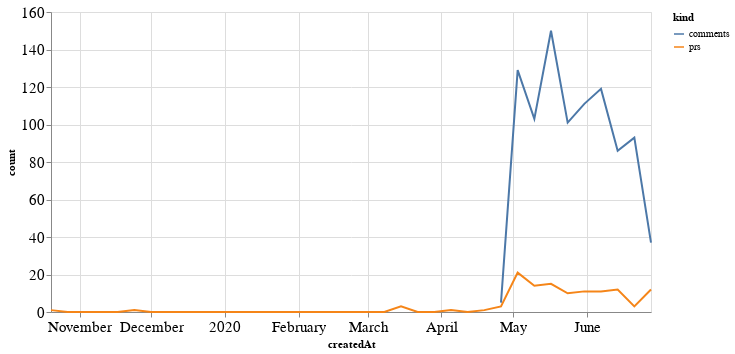

Write notebook code for a chart like this one.
### Code cell
alt.Chart(total_time, width=600).mark_line().encode(
    x='createdAt',
    y='count',
    color='kind'
)

### Figure 1 — Vega-Lite specification as saved in the notebook (floating-point values rounded to 4 significant figures)
{"config": {"axisLeft": {"labelFontSize": 15}, "axisBottom": {"labelFontSize": 15}}, "data": {"name": "data-8d3579dbd74b6c382eb255fa3a4efa78"}, "mark": "line", "encoding": {"color": {"type": "nominal", "field": "kind"}, "x": {"type": "temporal", "field": "createdAt"}, "y": {"type": "quantitative", "field": "count"}}, "width": 600, "$schema": "https://vega.github.io/schema/vega-lite/v4.8.1.json", "datasets": {"data-8d3579dbd74b6c382eb255fa3a4efa78": [{"createdAt": "2019-10-20T00:00:00", "kind": "prs", "count": 1.0}, {"createdAt": "2019-10-27T00:00:00", "kind": "prs", "count": 0.0}, {"createdAt": "2019-11-03T00:00:00", "kind": "prs", "count": 0.0}, {"createdAt": "2019-11-10T00:00:00", "kind": "prs", "count": 0.0}, {"createdAt": "2019-11-17T00:00:00", "kind": "prs", "count": 0.0}, {"createdAt": "2019-11-24T00:00:00", "kind": "prs", "count": 1.0}, {"createdAt": "2019-12-01T00:00:00", "kind": "prs", "count": 0.0}, {"createdAt": "2019-12-08T00:00:00", "kind": "prs", "count": 0.0}, {"createdAt": "2019-12-15T00:00:00", "kind": "prs", "count": 0.0}, {"createdAt": "2019-12-22T00:00:00", "kind": "prs", "count": 0.0}, {"createdAt": "2019-12-29T00:00:00", "kind": "prs", "count": 0.0}, {"createdAt": "2020-01-05T00:00:00", "kind": "prs", "count": 0.0}, {"createdAt": "2020-01-12T00:00:00", "kind": "prs", "count": 0.0}, {"createdAt": "2020-01-19T00:00:00", "kind": "prs", "count": 0.0}, {"createdAt": "2020-01-26T00:00:00", "kind": "prs", "count": 0.0}, {"createdAt": "2020-02-02T00:00:00", "kind": "prs", "count": 0.0}, {"createdAt": "2020-02-09T00:00:00", "kind": "prs", "count": 0.0}, {"createdAt": "2020-02-16T00:00:00", "kind": "prs", "count": 0.0}, {"createdAt": "2020-02-23T00:00:00", "kind": "prs", "count": 0.0}, {"createdAt": "2020-03-01T00:00:00", "kind": "prs", "count": 0.0}, {"createdAt": "2020-03-08T00:00:00", "kind": "prs", "count": 0.0}, {"createdAt": "2020-03-15T00:00:00", "kind": "prs", "count": 3.0}, {"createdAt": "2020-03-22T00:00:00", "kind": "prs", "count": 0.0}, {"createdAt": "2020-03-29T00:00:00", "kind": "prs", "count": 0.0}, {"createdAt": "2020-04-05T00:00:00", "kind": "prs", "count": 1.0}, {"createdAt": "2020-04-12T00:00:00", "kind": "prs", "count": 0.0}, {"createdAt": "2020-04-19T00:00:00", "kind": "prs", "count": 1.0}, {"createdAt": "2020-04-26T00:00:00", "kind": "prs", "count": 3.0}, {"createdAt": "2020-05-03T00:00:00", "kind": "prs", "count": 21.0}, {"createdAt": "2020-05-10T00:00:00", "kind": "prs", "count": 14.0}, {"createdAt": "2020-05-17T00:00:00", "kind": "prs", "count": 15.0}, {"createdAt": "2020-05-24T00:00:00", "kind": "prs", "count": 10.0}, {"createdAt": "2020-05-31T00:00:00", "kind": "prs", "count": 11.0}, {"createdAt": "2020-06-07T00:00:00", "kind": "prs", "count": 11.0}, {"createdAt": "2020-06-14T00:00:00", "kind": "prs", "count": 12.0}, {"createdAt": "2020-06-21T00:00:00", "kind": "prs", "count": 3.0}, {"createdAt": "2020-06-28T00:00:00", "kind": "prs", "count": 12.0}, {"createdAt": "2019-10-20T00:00:00", "kind": "comments", "count": null}, {"createdAt": "2019-10-27T00:00:00", "kind": "comments", "count": null}, {"createdAt": "2019-11-03T00:00:00", "kind": "comments", "count": null}, {"createdAt": "2019-11-10T00:00:00", "kind": "comments", "count": null}, {"createdAt": "2019-11-17T00:00:00", "kind": "comments", "count": null}, {"createdAt": "2019-11-24T00:00:00", "kind": "comments", "count": null}, {"createdAt": "2019-12-01T00:00:00", "kind": "comments", "count": null}, {"createdAt": "2019-12-08T00:00:00", "kind": "comments", "count": null}, {"createdAt": "2019-12-15T00:00:00", "kind": "comments", "count": null}, {"createdAt": "2019-12-22T00:00:00", "kind": "comments", "count": null}, {"createdAt": "2019-12-29T00:00:00", "kind": "comments", "count": null}, {"createdAt": "2020-01-05T00:00:00", "kind": "comments", "count": null}, {"createdAt": "2020-01-12T00:00:00", "kind": "comments", "count": null}, {"createdAt": "2020-01-19T00:00:00", "kind": "comments", "count": null}, {"createdAt": "2020-01-26T00:00:00", "kind": "comments", "count": null}, {"createdAt": "2020-02-02T00:00:00", "kind": "comments", "count": null}, {"createdAt": "2020-02-09T00:00:00", "kind": "comments", "count": null}, {"createdAt": "2020-02-16T00:00:00", "kind": "comments", "count": null}, {"createdAt": "2020-02-23T00:00:00", "kind": "comments", "count": null}, {"createdAt": "2020-03-01T00:00:00", "kind": "comments", "count": null}, {"createdAt": "2020-03-08T00:00:00", "kind": "comments", "count": null}, {"createdAt": "2020-03-15T00:00:00", "kind": "comments", "count": null}, {"createdAt": "2020-03-22T00:00:00", "kind": "comments", "count": null}, {"createdAt": "2020-03-29T00:00:00", "kind": "comments", "count": null}, {"createdAt": "2020-04-05T00:00:00", "kind": "comments", "count": null}, {"createdAt": "2020-04-12T00:00:00", "kind": "comments", "count": null}, {"createdAt": "2020-04-19T00:00:00", "kind": "comments", "count": null}, {"createdAt": "2020-04-26T00:00:00", "kind": "comments", "count": 5.0}, {"createdAt": "2020-05-03T00:00:00", "kind": "comments", "count": 129.0}, {"createdAt": "2020-05-10T00:00:00", "kind": "comments", "count": 103.0}, {"createdAt": "2020-05-17T00:00:00", "kind": "comments", "count": 150.0}, {"createdAt": "2020-05-24T00:00:00", "kind": "comments", "count": 101.0}, {"createdAt": "2020-05-31T00:00:00", "kind": "comments", "count": 111.0}, {"createdAt": "2020-06-07T00:00:00", "kind": "comments", "count": 119.0}, {"createdAt": "2020-06-14T00:00:00", "kind": "comments", "count": 86.0}, {"createdAt": "2020-06-21T00:00:00", "kind": "comments", "count": 93.0}, {"createdAt": "2020-06-28T00:00:00", "kind": "comments", "count": 37.0}]}}
